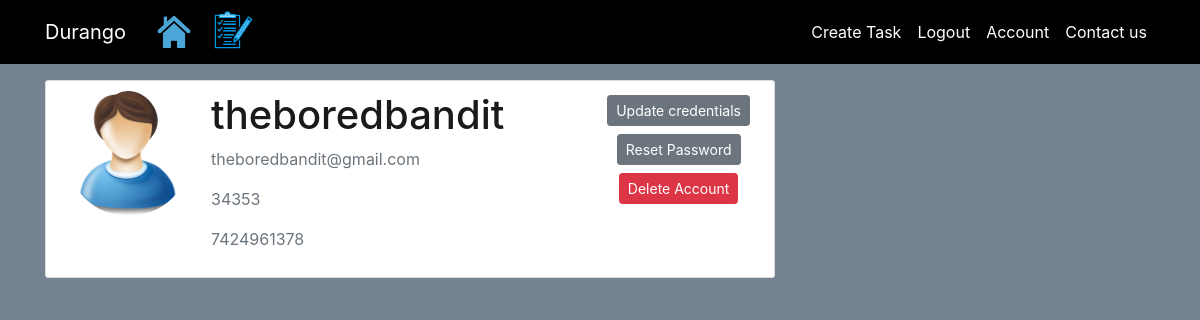
Screenshot of /account (signed in) with the database file from the repository.
### durango/models.py (models this page shows, shortened)
class User(db.Model, UserMixin):
    id=db.Column(db.Integer, primary_key=True)
    username=db.Column(db.String(20),unique=True, nullable=False)
    email=db.Column(db.String(100),unique=True, nullable=False)
    instituteId=db.Column(db.String(20), unique=True, nullable=False)
    mobileNum=db.Column(db.String(10), unique=True, nullable=False)
    image_file=db.Column(db.String(20),nullable=False,default='user.png')
    password=db.Column(db.String(50),nullable=False)
    app_password=db.Column(db.String(50),nullable=True)
    tasks=db.relationship('Task',backref='author',lazy=True)

### durango/routes.py (the view)
@application.route("/account")
@login_required
def account():
    image_file=url_for('static',filename='images/user.png')
    return render_template('account.html',title='Account',image_file=image_file)

### durango/models.py (called while the page is built)
@login_manager.user_loader
def load_user(user_id):
    return User.query.get(int(user_id)) #getting user by id

### durango/templates/account.html (shortened to what this page needs)
{%extends "layout.html" %}
{% block content %}
 <div class="content-section" >
 	<div class="media">
 		<img class="rounded-circle account-img"  src="{{image_file}}">
 		<div class="media-body">
 			<h2 class="account-heading">{{current_user.username}}</h2>
 			<p class="text-secondary">{{current_user.email}}</p>
 			<p class="text-secondary">{{current_user.instituteId}}</p>
 			<p class="text-secondary">{{current_user.mobileNum}}</p>
 		</div>
 	<div style="text-align: center;">
 		<div>
            <a class="btn btn-secondary btn-sm m-1" href="{{url_for('update_account')}}"> Update credentials</a>
        </div>
        <div>
            <a class="btn btn-secondary btn-sm m-1" href="{{url_for('reset_initiate')}}"> Reset Password</a>
        </div>
        <div>
            <button type="button" class="btn btn-danger btn-sm m-1" data-toggle="modal" data-target="#deleteModal" > Delete Account</button>
        </div>
    </div>
 	</div>
 </div>
{% endblock %}

### durango/static/main.css (style rules this page uses)
body { background: #768492; color: #333333; margin-top: 5rem; }
h1,h2, h3, h4, h5, h6 { color: #1b1919; }
.content-section { background: #ffffff; padding: 10.1px 20px; border: 1px solid #dddddd; border-radius: 3px; margin-bottom: 20px; }
.account-img { height: 125px; width: 125px; margin-right: 20px; margin-bottom: 16px; }
.account-heading { font-size: 2.5rem; }

### rows the page displays
User: username "theboredbandit", email "theboredbandit@gmail.com", instituteId "34353", mobileNum "7424961378"
